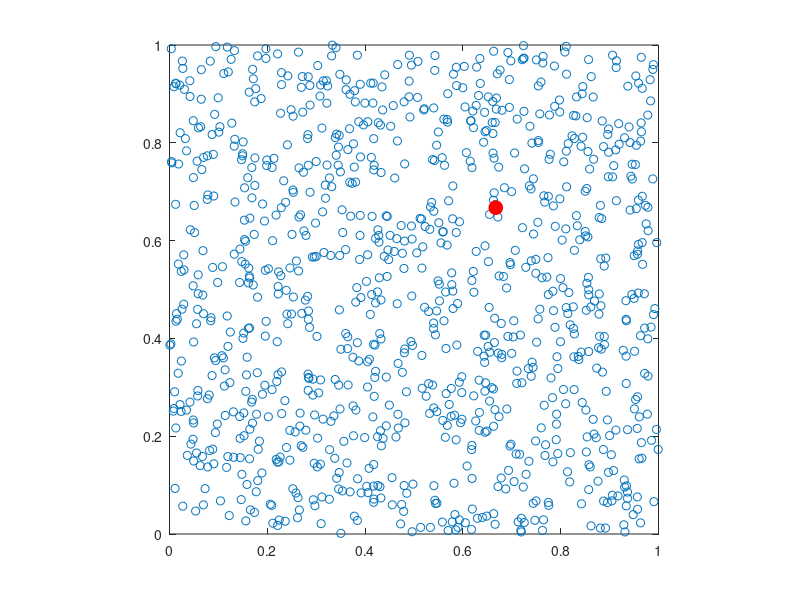

This figure's MATLAB source:
function [xm,ym,theta,ecc]=JKD2_XY_calculate2Dmomentpoints(points,weigh);
%Central angular moment of a collection of points (X,Y,I)
%'I' can serve as weight of not
%from: http://en.wikipedia.org/wiki/Image_moment
%JacobKers 2012

if nargin<2  %DEMO Mode: random collection of points with intensity increasing with x and y
    weigh=1;
    n=1000;    
    x=rand(n,1);
    y=rand(n,1);
    I=x.*y;   %to add assymmetry
    points=[x y I];
end

sel=find(~isnan(points(:,1)));


    x=points(sel,1);
    y=points(sel,2);
    

   
 if ~weigh,
     I=0*x+1;
 else
     I=points(sel,3);
 end
     

%raw moments M_ij of points: Mij=sum(x^i*y^j*Ixy)
M00=sum(sum(I));
M10=sum(sum(x.*I));
M11=sum(sum(y.*x.*I));
M01=sum(sum(y.*I));
M20=sum(sum(x.^2.*I));
M02=sum(sum(y.^2.*I));

%Centroid row 
xm=M10/M00; 
%Centroid column 
ym=M01/M00;

%Second order central moments
mu_prime20=M20/M00-xm^2;
mu_prime02=M02/M00-ym^2;
mu_prime11=M11/M00-xm*ym;

theta=0.5*atan(2*mu_prime11/(mu_prime20-mu_prime02))*180/pi;

%eigenvalues covariance matrix:
labda1=0.5*(mu_prime20+mu_prime02)+0.5*(4*mu_prime11^2+(mu_prime20-mu_prime02)^2)^0.5;
labda2=0.5*(mu_prime20+mu_prime02)-0.5*(4*mu_prime11^2+(mu_prime20-mu_prime02)^2)^0.5;
%eccentricity
ecc=(1-labda2/labda1)^0.5;

%---------------------------------------------------------------
%now, theta can be either perpendicular or parallel to all points.
%to check, we calculate the cumulative distance of the points to the line given by xm,ym and theta:
k2=tan(theta*pi/180); 
k1=-1/k2;  %perpendicular slope

xc1=((y-ym)+k1*xm-k2*x)/(k1-k2); 
yc1=ym+k1*(xc1-xm); 
dist1=sum((x-xc1).^2+(y-yc1).^2).^0.5;  
%


xc2=((y-ym)+k2*xm-k1*x)/(k2-k1); 
yc2=ym+k2*(xc2-xm); 
dist2=sum((x-xc2).^2+(y-yc2).^2).^0.5;  
%


thets=[theta+90 theta];
dists=[dist1 dist2]; [~,idx]=min(dists); theta=thets(idx);

 %--------------------------------------------------------
 
 if nargin<2
     close all;
     plot(x,y, 'o'); hold on; axis square
     plot(xm,ym,'ro', 'MarkerSize',10, 'MarkerFaceColor', 'r');
 end
 dum=1;
